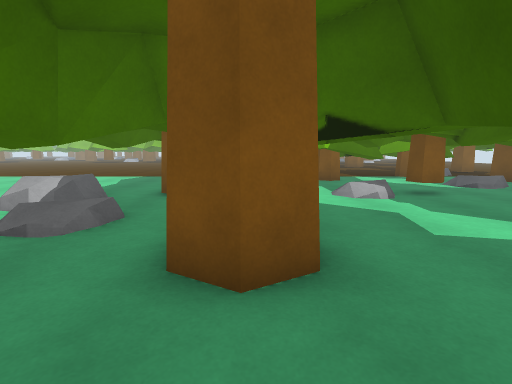
view 1 (above)

24 first-person views from a walk through a Unity game level. The camera is 1.3 m above the floor, tilts 8° down and sees 85° across. The floor is counted in squares, 1 m on a side. Each view is taken from the middle of a square. On the plan, view 1 faces up. The plan holds only what a view shows up to about 13 squares ahead; the rest is blank. The place goes on beyond the plan.

view 2
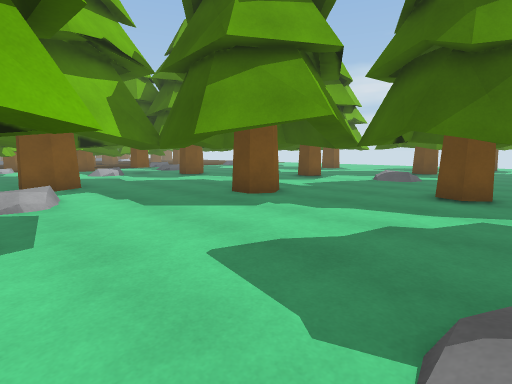

view 3
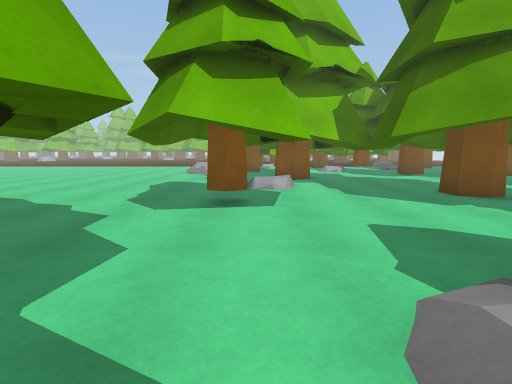

view 4
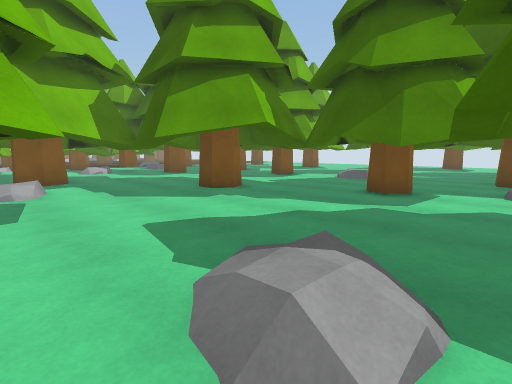

view 5
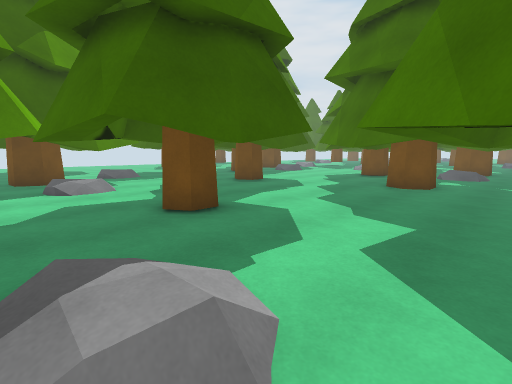

view 6
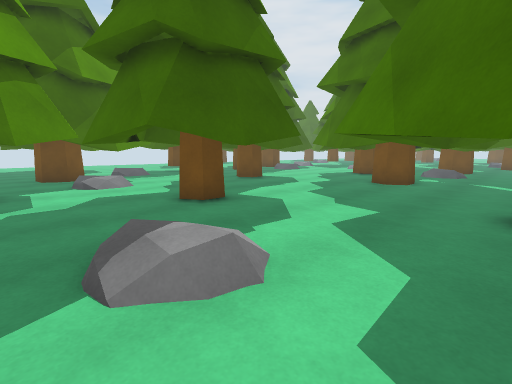

view 7
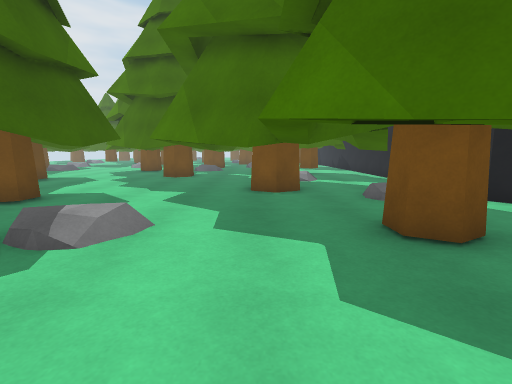

view 8
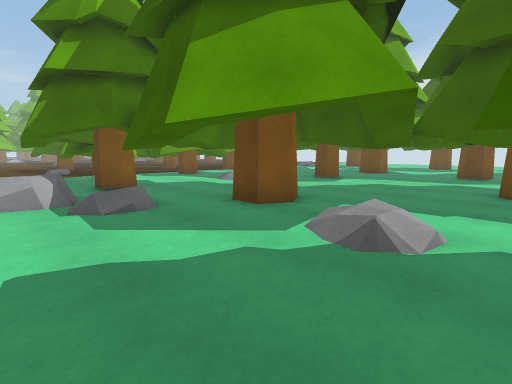

view 9
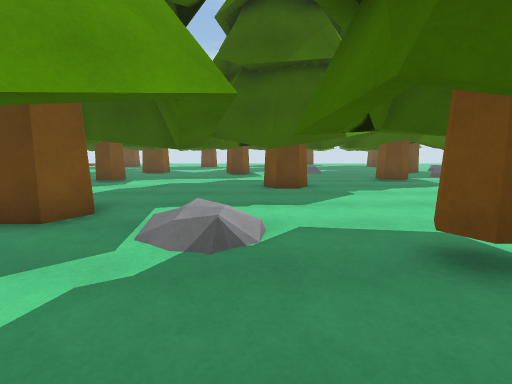

view 10
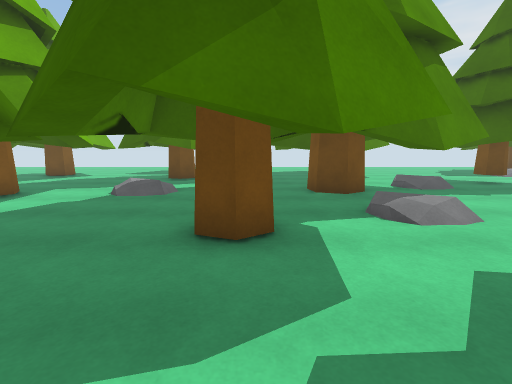

view 11
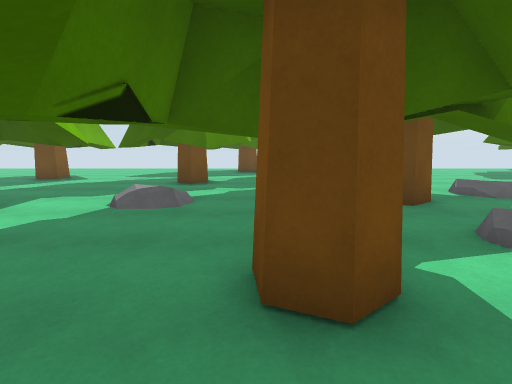

view 12
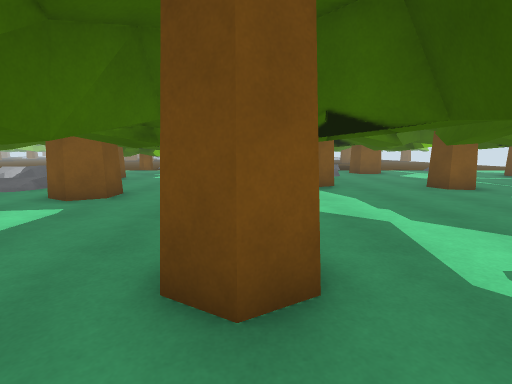

view 13
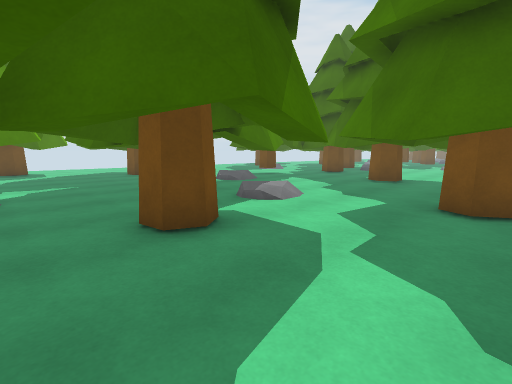

view 14
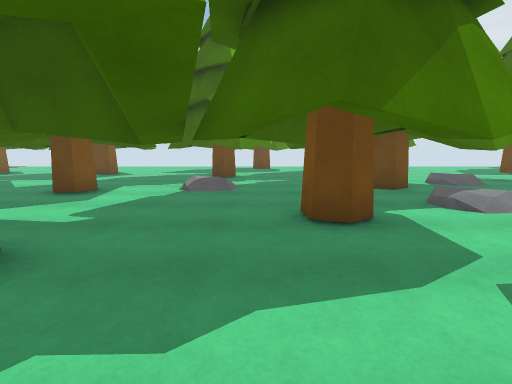

view 15
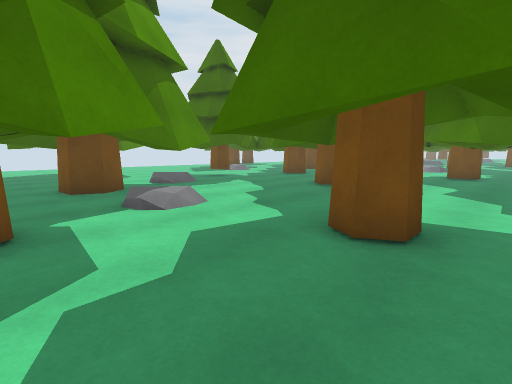

view 16
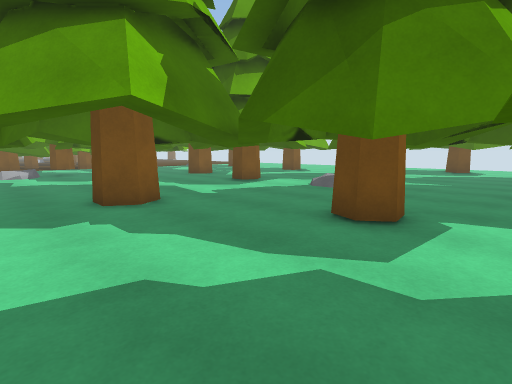

view 17
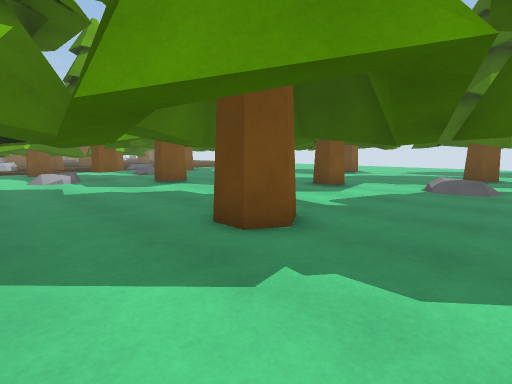

view 18
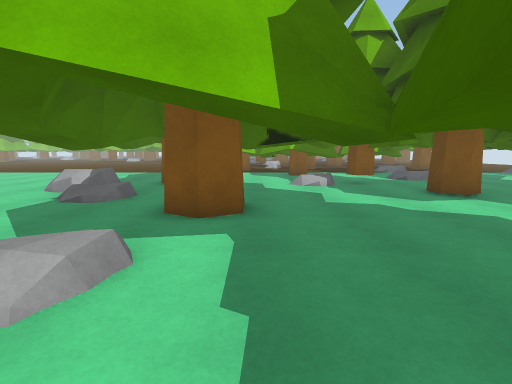

view 19
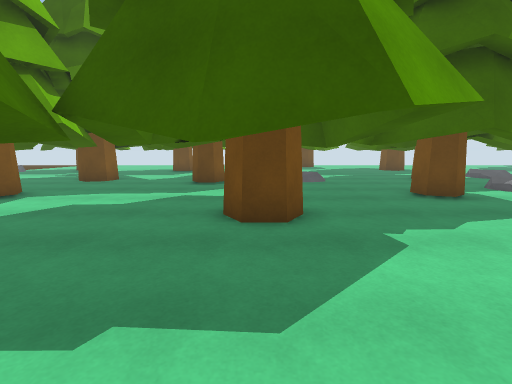

view 20
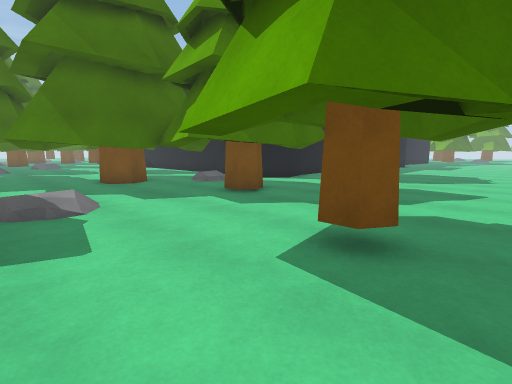

view 21
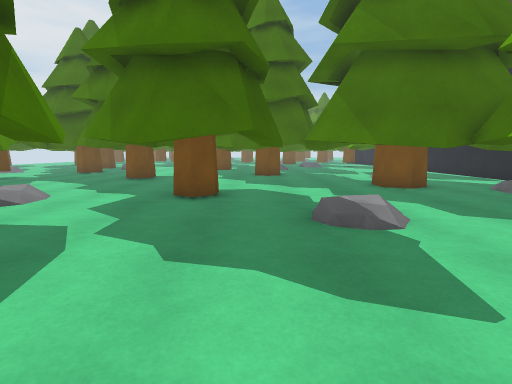

view 22
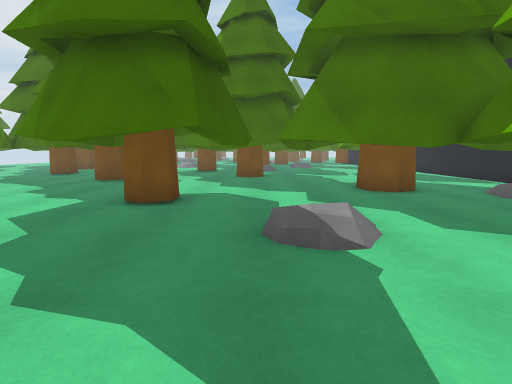

view 23
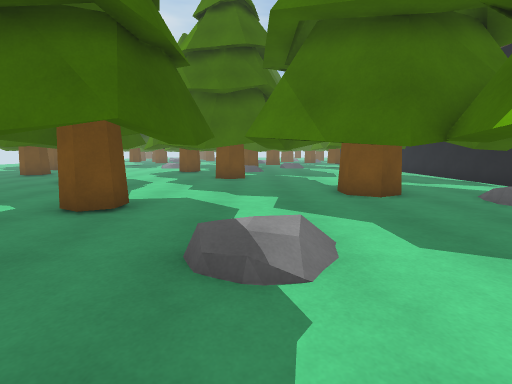

view 24
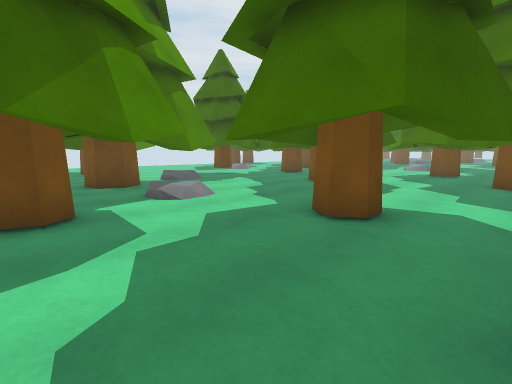

### Floor plan
Key: @ floor where view 1 was taken; . main floor; : floor 0.25 m higher than the main floor; / step, stairs or slope; T tree; R rock; O other object.
Columns run from 6 left of view 1 to 19 right of it. Each row starts with its distance up from view 1.
 10  TTT      TT
  9  T.TT. .. TTT
  8  R....T.....TTTT.TT T
  7  RR..TTTT..TTT.TTT. TT
  6 // T..TTTT.T.TTT .T .T
  5 .. T....TT.T.TTT .TT.
  4 ..TT.TT..TT...TTT...
  3 ..TT.TT..T ......TTT  ...
  2 .........T.....T.TTT ....
  1 ....//.TTTTTT..TTT TT....O
  0 ....//@.T..TTT.T.TTTT....
 -1 ..../...TT.T.TT....T ....
 -2 ...TT...T.TTTTT....T..TTT
 -3 ..TTTT..T..T.TT......TT..
 -4 .T.TTT......TT....   T.TT
 -5 ....TT.......TTT../:.TTT.
 -6 ............TTTTT....TT...
 -7 TT...........TT.TTTT......
 -8 .TT........T.TT.T  TT....
 -9 TTTT.///....T........T ..O
-10  TT../ ..TTTT.....TT..T.O
-11 .TTT....T.TTT..TT.TT  T
-12 .. TT..TTTT.T..TT....T
-13 ....TT.TTTT.T...TT....
-14 T.T..T.....TT...T../
-15 ..TT.TT....T......./
-16 .. ..TT......TTT....TTT.
-17 .. ..TT.T...T  TT..TTTTT

Positions as (right, up) in squares from view 1, and headings:
1: (0, 0), facing up
2: (-2, -9), facing up-right
3: (-2, -11), facing up
4: (-2, -11), facing up-right
5: (-2, -9), facing down-right
6: (-3, -8), facing down-right
7: (-3, -5), facing down
8: (-6, -2), facing up-right
9: (-6, -1), facing right
10: (3, -8), facing right
11: (5, -7), facing right
12: (5, -5), facing up
13: (3, -5), facing down-right
14: (2, -6), facing right
15: (2, -8), facing down-right
16: (2, -10), facing up-right
17: (1, -6), facing up-right
18: (1, -3), facing up
19: (-1, -2), facing right
20: (1, -2), facing down-left
21: (2, -4), facing down
22: (1, -5), facing down
23: (0, -6), facing down
24: (1, -7), facing down-right
